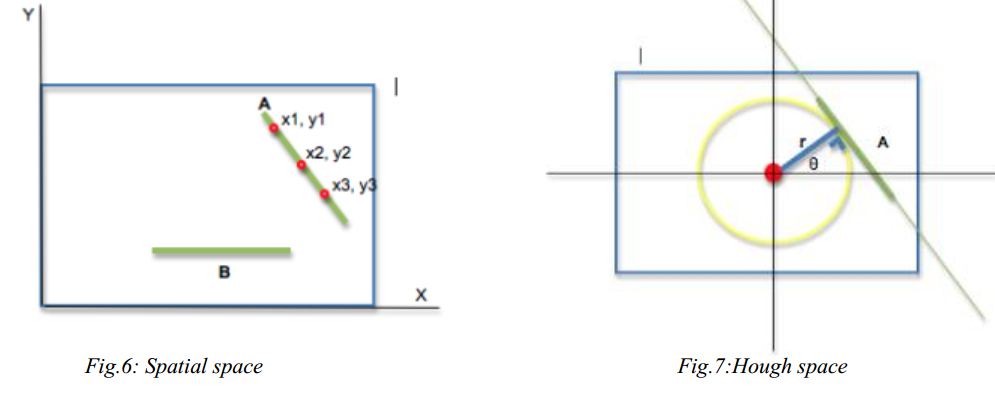
//> input picture imgs/Hough desciption.PNG, 995 x 407 px, given in place of bbb.jpg, which was not available
$ ./Hough_Transform   (built with g++ and OpenCV 4)
//> lines starting //> are read from the running program, lines starting //| are printed output that depends on the picture; pictures that were not available may be replaced by others from this repository, and a replacement may not be noted
#include "opencv2/imgcodecs.hpp"
#include "opencv2/highgui.hpp"
#include "opencv2/imgproc.hpp"
#include <iostream>
using namespace cv;
using namespace std;
int main(int argc, char** argv)
{
	// Declare the output variables
	Mat dst, cdst, cdstP;
	//const char* default_file = "../../../data/sudoku.png";
	//const char* filename = argc >= 2 ? argv[1] : default_file;
	// Loads an image
	Mat src = imread("D:/su/document/1st semester/image processing/final assigment 2/bbb.jpg", CV_LOAD_IMAGE_COLOR); //open and read the image
//> src is the input picture: 407 rows x 995 cols, CV_8UC3; mean B, G, R 247.2, 247.5, 246.7

	if (src.empty()) //if unsuccessful, exit the program
	{
		cout << "image cannot be loaded..!!" << endl;
		return -1;
	}
	// Edge detection
	Canny(src, dst, 240, 250, 3);
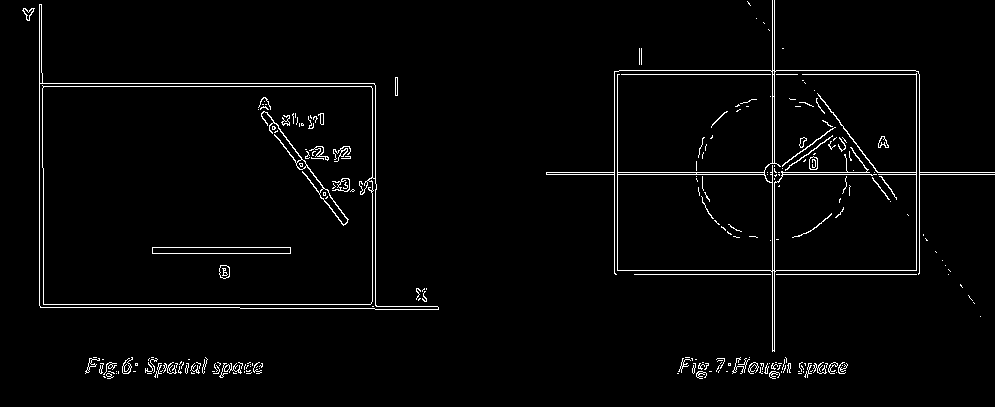
//> dst: 407 rows x 995 cols, CV_8UC1; 2.5% white in thin lines or dots
	// Copy edges to the images that will display the results in BGR
	cvtColor(dst, cdst, COLOR_GRAY2BGR);
//> cdst: 407 rows x 995 cols, CV_8UC3; 2.5% white in thin lines or dots
	cdstP = cdst.clone();
	// Standard Hough Line Transform
	vector<Vec2f> lines; // will hold the results of the detection
	HoughLines(dst, lines, 1, CV_PI / 180, 200, 50, 10); // runs the actual detection
//> lines = 16 lines (rho, theta), first 12: [174, 1.57], [172, 1.57], [772, 0], [774, 0], [83, 1.57], [86, 1.57], [304, 1.57], [270, 1.57], [39, 0], [70, 1.57], [74, 1.57], [274, 1.57]
	// Draw the lines
	for (size_t i = 0; i < lines.size(); i++)
	{
		float rho = lines[i][0], theta = lines[i][1];
		Point pt1, pt2;
		double a = cos(theta), b = sin(theta);
		double x0 = a*rho, y0 = b*rho;
		pt1.x = cvRound(x0 + 1000 * (-b));
		pt1.y = cvRound(y0 + 1000 * (a));
		pt2.x = cvRound(x0 - 1000 * (-b));
		pt2.y = cvRound(y0 - 1000 * (a));
		line(cdst, pt1, pt2, Scalar(0, 0, 255), 3, CV_AA);
	}
//> this loop made 16 passes
//> (rho, theta, a, b, x0, y0) on passes 1 to 12: (174, 1.57, -4.37e-08, 1, -7.61e-06, 174), (172, 1.57, -4.37e-08, 1, -7.52e-06, 172), (772, 0, 1, 0, 772, 0), (774, 0, 1, 0, 774, 0), (83, 1.57, -4.37e-08, 1, -3.63e-06, 83), (86, 1.57, -4.37e-08, 1, -3.76e-06, 86), (304, 1.57, -4.37e-08, 1, -1.33e-05, 304), (270, 1.57, -4.37e-08, 1, -1.18e-05, 270), (39, 0, 1, 0, 39, 0), (70, 1.57, -4.37e-08, 1, -3.06e-06, 70), (74, 1.57, -4.37e-08, 1, -3.23e-06, 74), (274, 1.57, -4.37e-08, 1, -1.2e-05, 274)
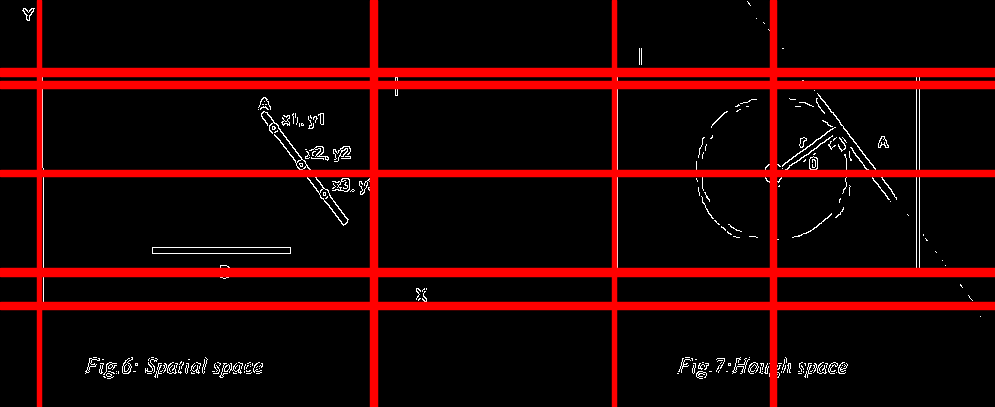
//> cdst: 407 rows x 995 cols, CV_8UC3; mean B, G, R 3, 3, 36.2
	// Probabilistic Line Transform
	vector<Vec4i> linesP; // will hold the results of the detection
	HoughLinesP(dst, linesP, 1, CV_PI / 180, 50, 50, 10); // runs the actual detection
//> linesP = 50 lines (x1, y1, x2, y2), first 8: [546, 172, 994, 172], [774, 351, 774, 0], [39, 83, 374, 83], [546, 174, 994, 174], [634, 274, 918, 274], [614, 270, 919, 270], [39, 304, 375, 304], [39, 305, 39, 4]
	// Draw the lines
	for (size_t i = 0; i < linesP.size(); i++)
	{
		Vec4i l = linesP[i];
		line(cdstP, Point(l[0], l[1]), Point(l[2], l[3]), Scalar(0, 0, 255), 3, LINE_AA);
	}
//> this loop made 50 passes
//> l on passes 1 to 12: [546, 172, 994, 172], [774, 351, 774, 0], [39, 83, 374, 83], [546, 174, 994, 174], [634, 274, 918, 274], [614, 270, 919, 270], [39, 304, 375, 304], [39, 305, 39, 4], [619, 70, 915, 70], [614, 74, 919, 74], [772, 351, 772, 0], [43, 86, 375, 86]
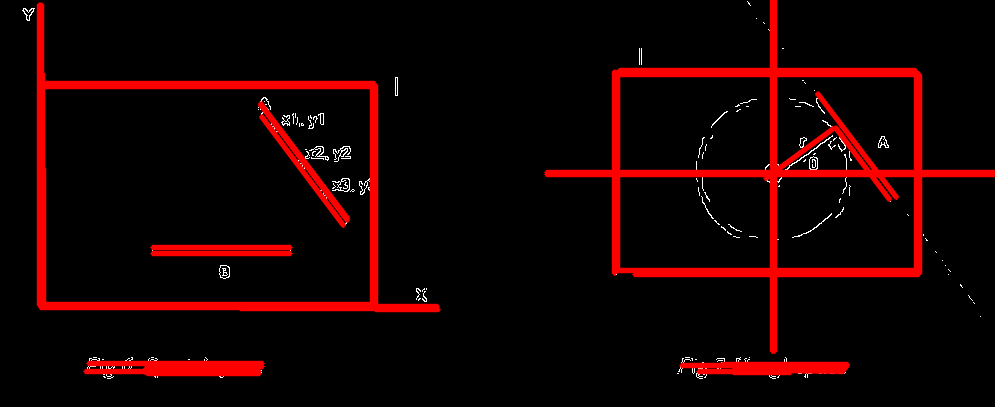
//> cdstP: 407 rows x 995 cols, CV_8UC3; mean B, G, R 1.2, 1.2, 22.9
	// Show results
	imshow("Source", dst);
	imshow("Detected Lines (in red) - Standard Hough Line Transform", cdst);
	imshow("Detected Lines (in red) - Probabilistic Line Transform", cdstP);
	// Wait and Exit
	waitKey();
	return 0;
}
